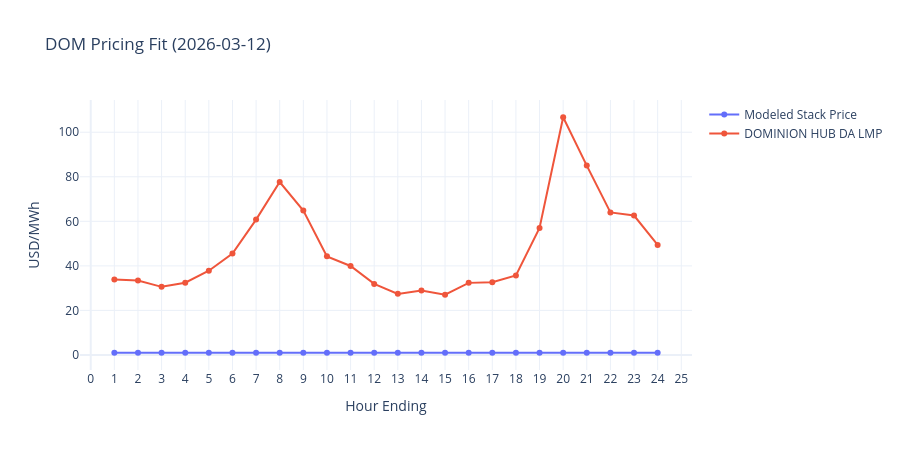

The cell this chart's notebook holds for it:
### Code cell
plot_df = dom_compare.copy()
fig = go.Figure()
fig.add_trace(
    go.Scatter(
        x=plot_df["hour_ending"],
        y=plot_df["modeled_price_usd_mwh"],
        mode="lines+markers",
        name="Modeled Stack Price",
    )
)
fig.add_trace(
    go.Scatter(
        x=plot_df["hour_ending"],
        y=plot_df["dom_da_lmp_usd_mwh"],
        mode="lines+markers",
        name="DOMINION HUB DA LMP",
    )
)
fig.update_layout(
    title=f"DOM Pricing Fit ({model_day})",
    xaxis_title="Hour Ending",
    yaxis_title="USD/MWh",
    xaxis=dict(dtick=1),
    template="plotly_white",
    height=450,
)
fig.show()

### Figure 1 — Plotly figure (JSON) as saved in the notebook; plotly's stock layout.template omitted (floating-point values rounded to 4 significant figures)
{"data": [{"mode": "lines+markers", "name": "Modeled Stack Price", "type": "scatter", "x": [1, 2, 3, 4, 5, 6, 7, 8, 9, 10, 11, 12, 13, 14, 15, 16, 17, 18, 19, 20, 21, 22, 23, 24], "y": [1.0, 1.0, 1.0, 1.0, 1.0, 1.0, 1.0, 1.0, 1.0, 1.0, 1.0, 1.0, 1.0, 1.0, 1.0, 1.0, 1.0, 1.0, 1.0, 1.0, 1.0, 1.0, 1.0, 1.0]}, {"mode": "lines+markers", "name": "DOMINION HUB DA LMP", "type": "scatter", "x": [1, 2, 3, 4, 5, 6, 7, 8, 9, 10, 11, 12, 13, 14, 15, 16, 17, 18, 19, 20, 21, 22, 23, 24], "y": [33.84, 33.43, 30.58, 32.45, 37.81, 45.5, 60.78, 77.64, 64.84, 44.27, 39.97, 31.91, 27.43, 28.9, 27.06, 32.37, 32.68, 35.69, 57.01, 106.7, 85.02, 64.0, 62.59, 49.42]}], "layout": {"height": 450, "title": {"text": "DOM Pricing Fit (2026-03-12)"}, "xaxis": {"dtick": 1, "title": {"text": "Hour Ending"}}, "yaxis": {"title": {"text": "USD/MWh"}}}}
